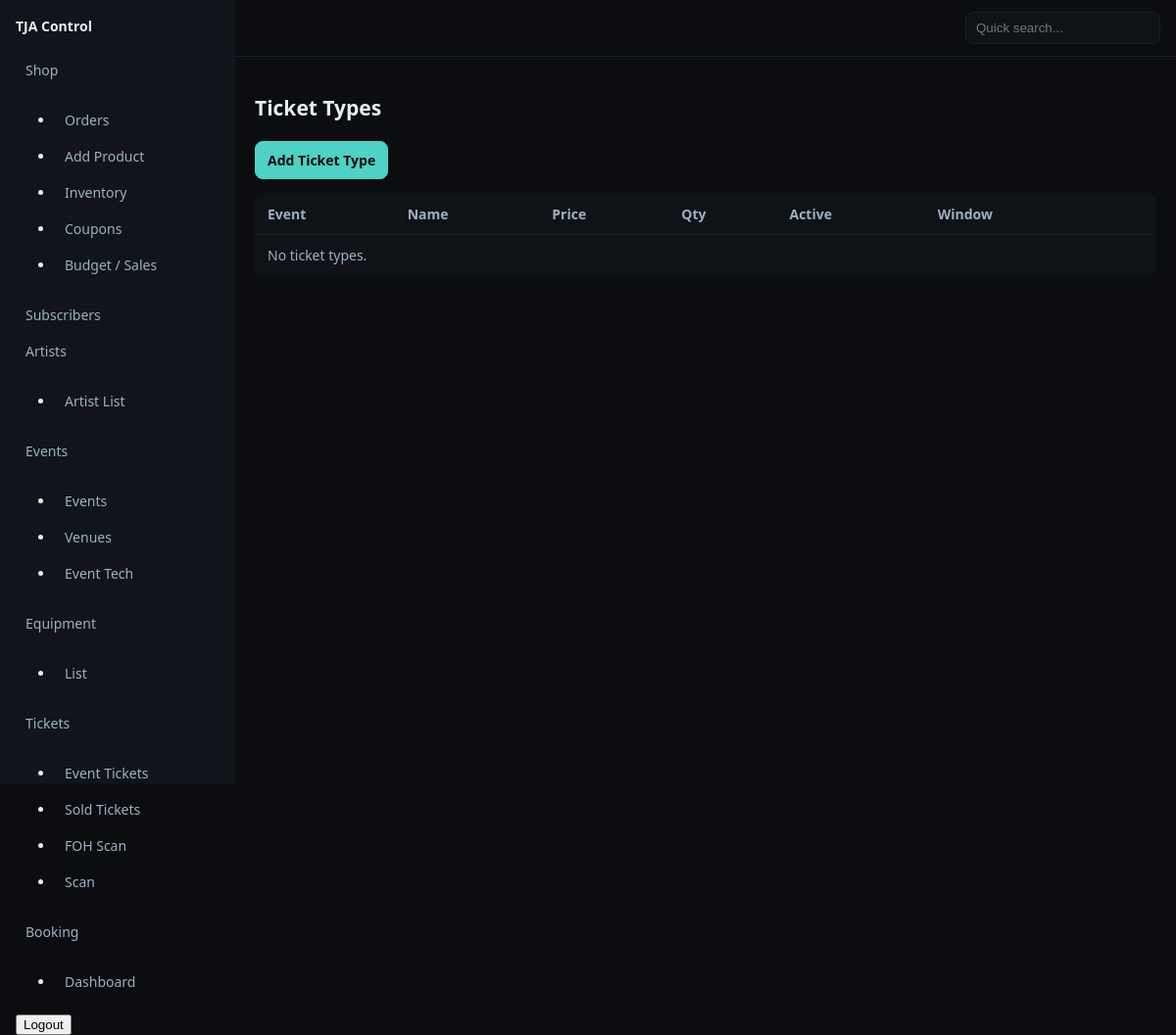
The app's page /control/tickets/ (signed in), older data.
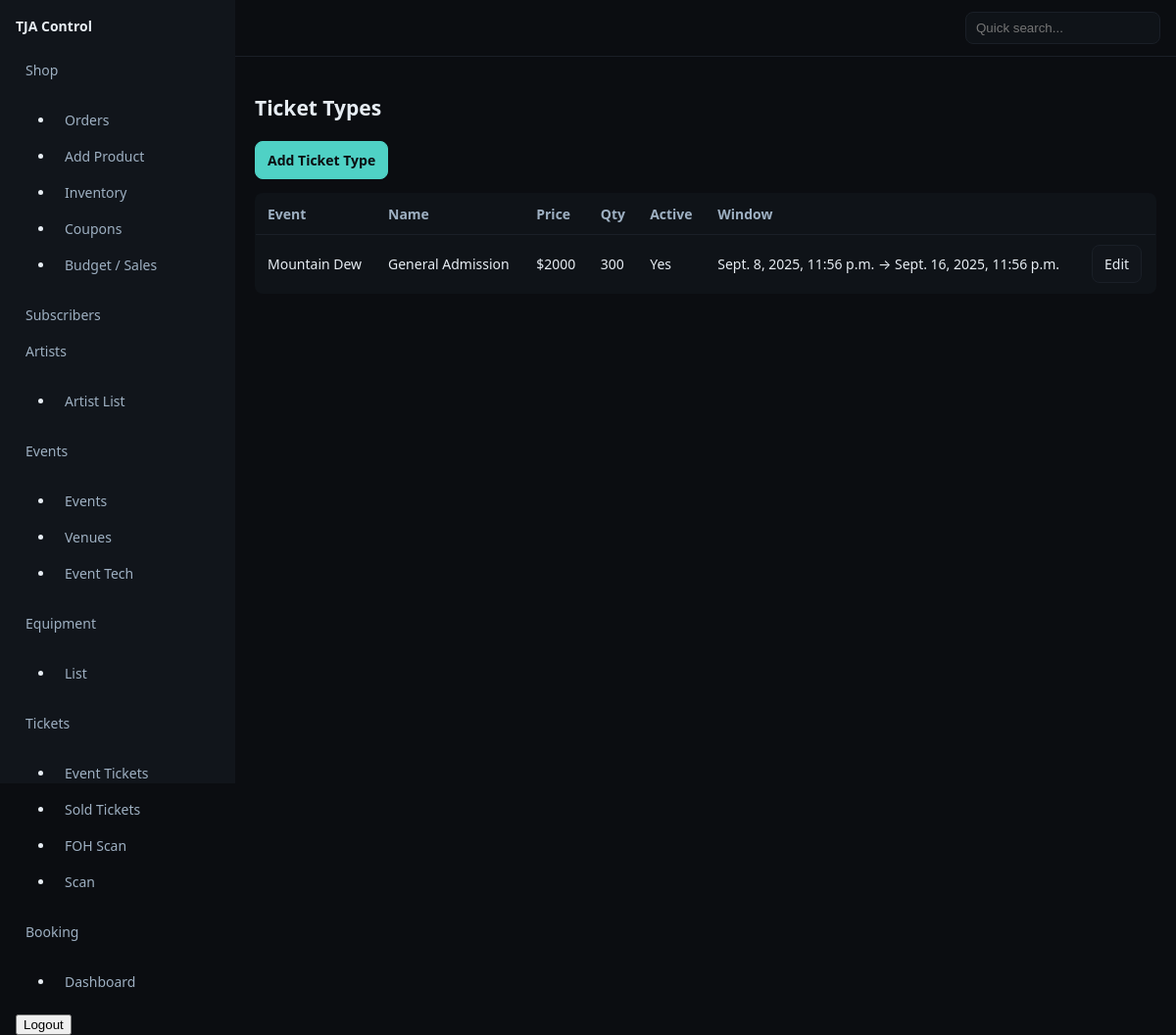
The same page, newer data.
### tickets/models.py (models this page shows, shortened)
class TicketType(models.Model):
    event = models.ForeignKey("events.Event", on_delete=models.CASCADE, related_name="ticket_types")
    name = models.CharField(max_length=120)            # e.g., GA, VIP, Early Bird
    price_cents = models.PositiveIntegerField()
    quantity = models.PositiveIntegerField()           # total available
    sales_start = models.DateTimeField(null=True, blank=True)
    sales_end = models.DateTimeField(null=True, blank=True)
    active = models.BooleanField(default=True)
    max_per_order = models.PositiveIntegerField(null=True, blank=True)  # optional cap per checkout

### events/models.py (models this page shows, shortened)
class Event(models.Model):
    name = models.CharField(max_length=200, blank=True)
    is_tour_stop = models.BooleanField(default=False)
    start = models.DateTimeField()
    end = models.DateTimeField(null=True, blank=True)
    venue = models.ForeignKey(Venue, null=True, blank=True, on_delete=models.SET_NULL)
    afterparty_info = models.TextField(blank=True)
    meet_greet_info = models.TextField(blank=True)
    published = models.BooleanField(default=False)

### tickets/views.py (the view)
# urls.py: path("", views.tickettypes_list, name="list"),
@is_super
def tickettypes_list(request):
    qs = TicketType.objects.select_related("event").order_by("-event__start", "name")
    return render(request, "tickets/list.html", {"types": qs})

### templates/tickets/list.html (shortened to what this page needs)
{% extends 'controlpanel/dashboard.html' %}
{% block content %}
<h1>Ticket Types</h1>
<p><a class="btn primary" href="{% url 'control:tickets:add' %}">Add Ticket Type</a></p>
<table class="table">
  <thead><tr><th>Event</th><th>Name</th><th>Price</th><th>Qty</th><th>Active</th><th>Window</th><th></th></tr></thead>
  <tbody>
  {% for t in types %}
    <tr>
      <td>{{ t.event.name|default:"(unnamed event)" }}</td>
      <td>{{ t.name }}</td>
      <td>${{ t.price_cents|floatformat:-2 }}</td>
      <td>{{ t.quantity }}</td>
      <td>{% if t.active %}Yes{% else %}<span class="muted">No</span>{% endif %}</td>
      <td>{{ t.sales_start }} → {{ t.sales_end }}</td>
      <td><a class="btn" href="{% url 'control:tickets:edit' t.id %}">Edit</a></td>
    </tr>
  {% empty %}
    <tr><td colspan="7" class="muted">No ticket types.</td></tr>
  {% endfor %}
  </tbody>
</table>
{% endblock %}

Row changes from the older to the newer data that the page shows:
added TicketType: event.name "Mountain Dew", name "General Admission", price_cents "2000", quantity "300", active "Yes", sales_start "Sept. 8, 2025, 11:56 p.m.", sales_end "Sept. 16, 2025, 11:56 p.m."
Text that changed along with them:
text no longer shown: "No ticket types."
